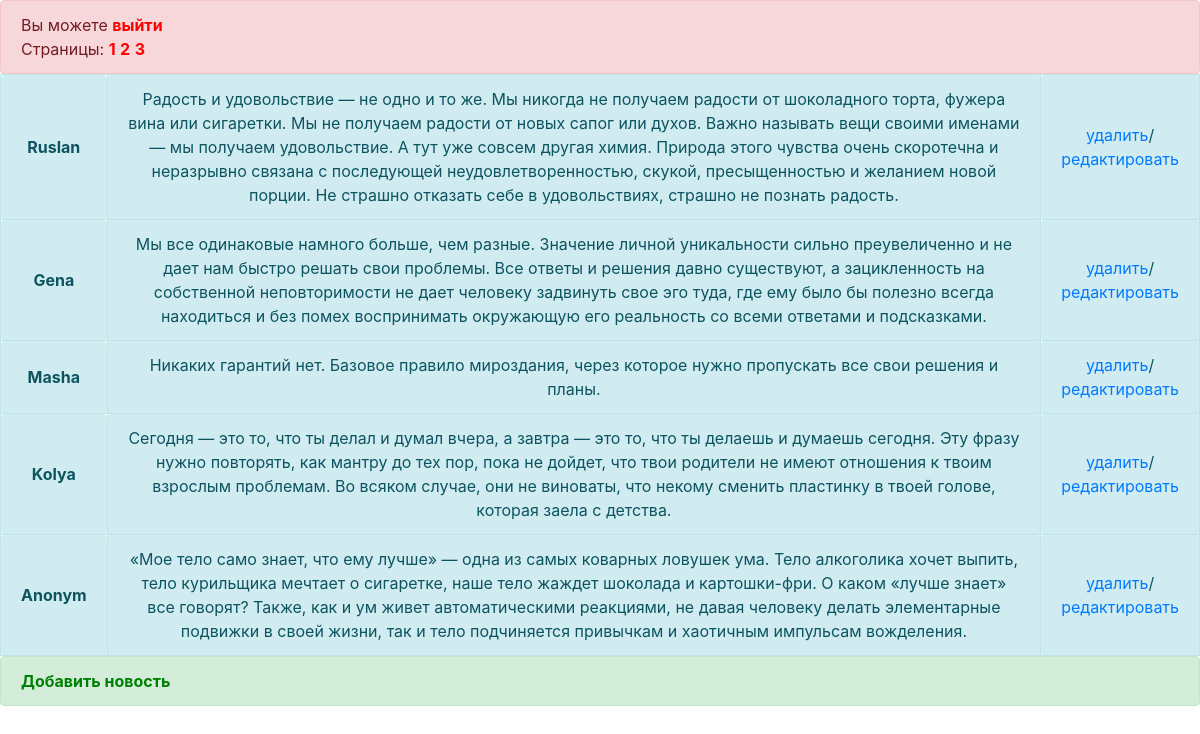
The app's page /?page=2 (signed in) with its own data.
### tables this page shows
CREATE TABLE IF NOT EXISTS `book` (
  `id` bigint(20) unsigned NOT NULL AUTO_INCREMENT,
  `name` text NOT NULL,
  `text` text NOT NULL,
  `anonim` tinyint(1) NOT NULL,
  PRIMARY KEY (`id`),
  UNIQUE KEY `id` (`id`)
);

### book.php (the view)
<?php
class book
{
	public $page = 1;
	public $param_X = 0;
	private function get_data() {
		global $link;
		$sql = "SELECT id, name, text, anonim FROM `book`";
		$result = mysqli_query($link, $sql);
		$data = array();
		while ($row = mysqli_fetch_array($result)) {
			$arr = array();
			$arr += array('id'=>$row[id],
						  'name'=>$row[name],
						  'text'=>$row[text],
						  'anonim'=>$row[anonim]);
			array_push($data, $arr);
		}
		return $data;
	}
	public function show_list() {
		$str = '';
		$data = $this->get_data();
		$data = array_reverse($data);
		$ids = $this->get_ids($data);
		$str .= '<table border = 1 style="text-align: center">';
		foreach ($data as $row) {
			if (in_array($row[id], $ids)) {
				$str .= $this->show_row($row);
			}
		}
		$str .= '</table>';
		return $str;
	}
	private function show_row($row) {
		if ($row[anonim] == 1) {
			$name = 'Anonym';
		} else {
			$name = $row[name];
		}
		$str = "<tr><td class='alert alert-info'><strong>$name</strong></td>
				<td class='alert alert-info'>$row[text]</td>";
		if ($_SESSION[status] == 'admin') {
			$str .= "<td class='alert alert-info'><a href=?action=delete&id=$row[id]>удалить</a>/<br>
                	 <a href=?action=change&id=$row[id]>редактировать</a></td>";
		}
		$str .= "</tr>";
		return $str;
	}
	private function get_ids($data) {
		$result = array();
		$page = $this->page;
		$param_X = $this->param_X;
		for ($i = ($page - 1) * $param_X; $i < $page * $param_X; $i++) {
			if (isset($data[$i])) {
				$result[] += $data[$i][id];
			}
		}
		return $result;
	}
	public function show_pages() {
		$str = "Страницы: ";
    	$data = $this->get_data();
    	$count = count($data);
    	$i = 1;
    	while ($count > 0) {
    		$str .= "<strong><a href=?page=$i style='color: red'>$i</a></strong>" . " ";
    		$i++;
    		$count -= $this->param_X;
    	}
    	$str .= "</div>";
    	return $str;
	}
	public function show_action_top() {
		$str = "<div class='alert alert-danger' role='alert' style='margin-bottom: auto'>";
		if ($_SESSION[status] == 'noAuto') {
			$str .= "Вы можете <strong><a href=?action=authorization&act=exit_book style='color: red'>авторизоваться</a></strong>
			 или <strong><a href=?action=registration&act=exit_book style='color: red'>зарегистрироваться</a></strong>";
		} else {
			$str .= "Вы можете <strong><a href=?action=authorization&act=exit_book style='color: red'>выйти</a></strong>";
		}
		$str .=	"</br>";
		return $str;
	}
	public function show_action_bottom() {
		$str = "<div class='alert alert-success' role='alert' style='margin-bottom: auto' role='alert'>
				<strong><a href=?action=show_add_form style='color: green'>Добавить новость</a></strong></div></br>";
		return $str;
	}
	function __construct($page, $param_X) {
		$this->page = $page;
		$this->param_X = $param_X;
	}
}
?>

### records on screen
book: name "Ruslan", text "Радость и удовольствие — не одно и то же. Мы никогда не получаем радости от шоколадного торта, фужера вина или сигаретки. Мы не получаем радости от новых сапог или духов. Важно называть вещи своими именами — мы получаем удовольствие. А тут уже совсем другая химия. Природа этого чувства очень скоротечна и неразрывно связана с последующей неудовлетворенностью, скукой, пресыщенностью и желанием новой порции. Не страшно отказать себе в удовольствиях, страшно не познать радость."
book: name "Gena", text "Мы все одинаковые намного больше, чем разные. Значение личной уникальности сильно преувеличенно и не дает нам быстро решать свои проблемы. Все ответы и решения давно существуют, а зацикленность на собственной неповторимости не дает человеку задвинуть свое эго туда, где ему было бы полезно всегда находиться и без помех воспринимать окружающую его реальность со всеми ответами и подсказками."
book: name "Masha", text "Никаких гарантий нет. Базовое правило мироздания, через которое нужно пропускать все свои решения и планы."
book: name "Kolya", text "Сегодня — это то, что ты делал и думал вчера, а завтра — это то, что ты делаешь и думаешь сегодня. Эту фразу нужно повторять, как мантру до тех пор, пока не дойдет, что твои родители не имеют отношения к твоим взрослым проблемам. Во всяком случае, они не виноваты, что некому сменить пластинку в твоей голове, которая заела с детства."
book: anonim "Anonym", text "«Мое тело само знает, что ему лучше» — одна из самых коварных ловушек ума. Тело алкоголика хочет выпить, тело курильщика мечтает о сигаретке, наше тело жаждет шоколада и картошки-фри. О каком «лучше знает» все говорят? Также, как и ум живет автоматическими реакциями, не давая человеку делать элементарные подвижки в своей жизни, так и тело подчиняется привычкам и хаотичным импульсам вожделения."

### other values on screen
$content "Страницы:"
